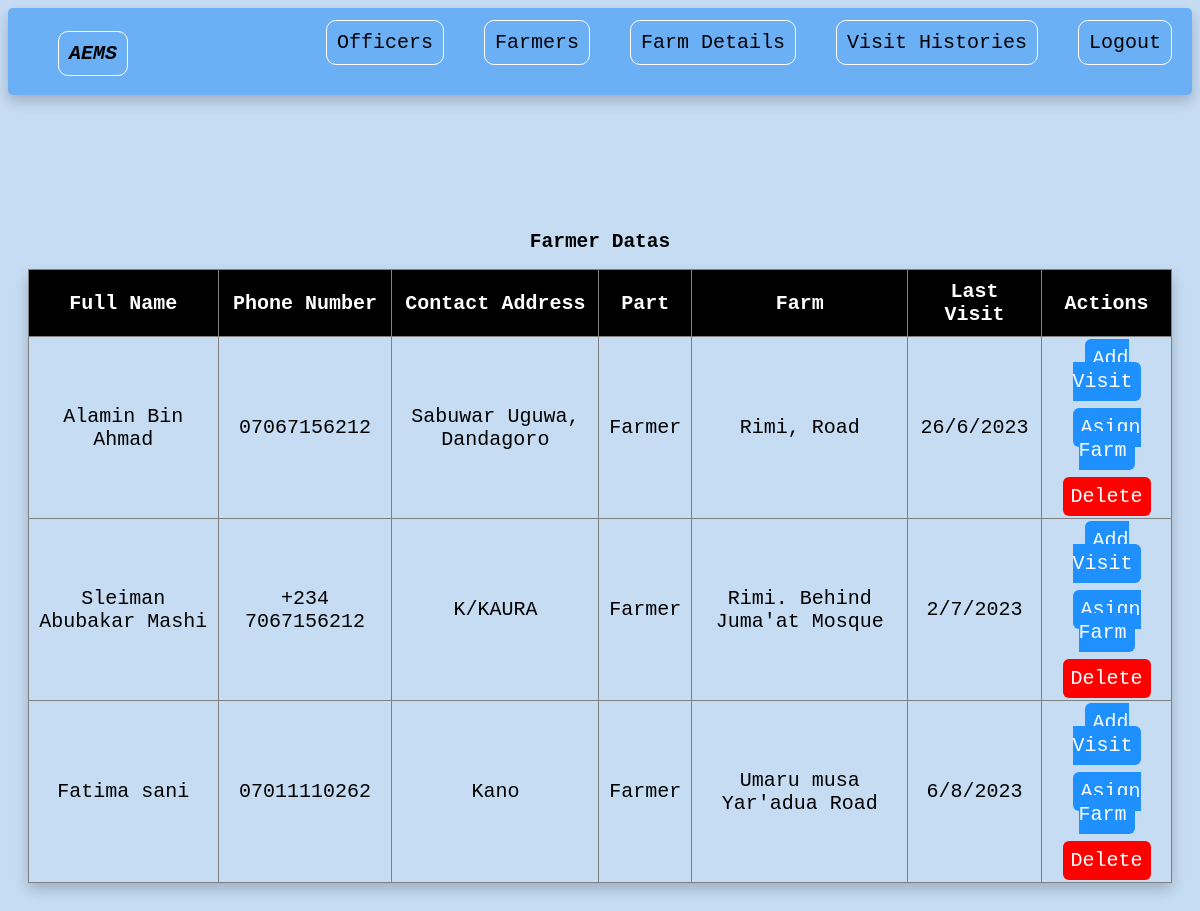
Page /farmer-view on the committed database.
### aems/models.py (models this page shows, shortened)
class Farmers(models.Model):
    full_name = models.CharField(max_length=100, blank=True)
    phone_number = models.CharField(max_length=100, blank=True)
    contact_address = models.TextField(max_length=100, blank=True)
    extention = models.CharField(max_length=100, blank=True)
    farm = models.CharField(max_length=50, blank=True)
    date_visit = models.CharField(max_length=100, blank=True)

### aems/views.py (the view)
# urls.py: path('farmer-view', views.farmer_view, name="farmer-view"),
def farmer_view(request):
    data = Farmers.objects.all()
    return render(request, 'farmers/farmer-view.html', {'data':data})

### templates/farmers/farmer-view.html (shortened to what this page needs)
<!DOCTYPE html>
<html lang="en">
<head>
    <link rel="stylesheet" href="../static/style.css">
</head>
<body>
    <section class="header-section">
        <header>
            <ul class="brand">
                <li><a href="/">AEMS</a></li>
            </ul>
            <ul class="ul-2">
                <li>
                    <a href="/officer-view">Officers</a>
                </li>
                <li>
                    <a href="/farmer-view">Farmers</a>
                </li>
                <li>
                    <a href="/farm-detail-view">Farm Details</a>
                </li>
                <li>
                    <a href="/history">Visit Histories</a>
                </li>
                <li>
                    <a href="/logout">Logout</a>
                </li>
            </ul>
        </header>
    </section>
    <div class="table-section">
        <div class="table">
            <h2>Farmer Datas</h2>
            <table>
                <thead>
                    <th>Full Name</th>
                    <th>Phone Number</th>
                    <th>Contact Address</th>
                    <th>Part</th>
                    <th>Farm</th>
                    <th>Last Visit</th>
                    <th>Actions</th>
                </thead>
                <tbody>
                    {% for d in data %}
                    <tr>
                        <td>{{d.full_name}}</td>
                        <td>{{d.phone_number}}</td>
                        <td>{{d.contact_address}}</td>
                        <td>{{d.extention}}</td>
                        <td>{{d.farm}}</td>
                        <td>{{d.date_visit}}</td>
                        <td>
                            <a href="/add-visit/{{d.id}}" class="edit">Add Visit</a><br><br>
                            <a href="/asign-farm/{{d.id}}" class="edit">Asign Farm</a><br><br>
                            <a href="/request-for-delete2/{{d.id}}" class="del">Delete</a>
                        </td>
                    </tr>
                    {% endfor %}
                </tbody>
            </table>
        </div>
    </div>
</body>
</html>

### static/style.css (style rules this page uses)
* { font-family: monospace; }
header { background-color: rgb(107, 176, 245); }
.header-section header { display: flex; justify-content: space-between; font-family: sans-serif; box-shadow: 0 .5rem 1rem rgba(0,0,0, .2); border-radius: 5px; }
ul { list-style: none; }
.ul-2 { display: flex; gap: 20px; padding: 10px; }
.brand { font-style: italic; font-weight: 700; font-size: 28px; }
header a { border: 1px solid #fff; padding: 10px; margin: 10px; border-radius: 10px; }
a { text-decoration: none; color: #000; font-family: monospace; font-size: 20px; }
.table { margin-top: 100px; display: flex; flex-direction: column; align-items: center; justify-content: center; padding: 20px; }
table { box-shadow: 0 .5rem 1rem rgba(0,0,0, .2); width: 80%; }
th { background-color: #000; color: #fff; }
table, th, td { border: 1px solid gray; border-collapse: collapse; padding: 10px; font-size: 20px; text-align: center; }
.del { background-color: red; color: #fff; padding: 8px; border-radius: 6px; }
.edit { background-color: dodgerblue; color: #fff; padding: 8px; border-radius: 6px; }

### templates/farmers/farmer-view.html (style rules this page uses)
header { background-color: rgb(107, 176, 245); }
body { background-color: rgb(198, 220, 243); }
table { width: 100%; }

### rows in the picture
Farmers: full_name "Alamin Bin Ahmad", phone_number "07067156212", contact_address "Sabuwar Uguwa, Dandagoro", extention "Farmer", farm "Rimi, Road", date_visit "26/6/2023"
Farmers: full_name "Sleiman Abubakar Mashi", phone_number "+234 7067156212", contact_address "K/KAURA", extention "Farmer", farm "Rimi. Behind Juma'at Mosque", date_visit "2/7/2023"
Farmers: full_name "Fatima sani", phone_number "07011110262", contact_address "Kano", extention "Farmer", farm "Umaru musa Yar'adua Road", date_visit "6/8/2023"
